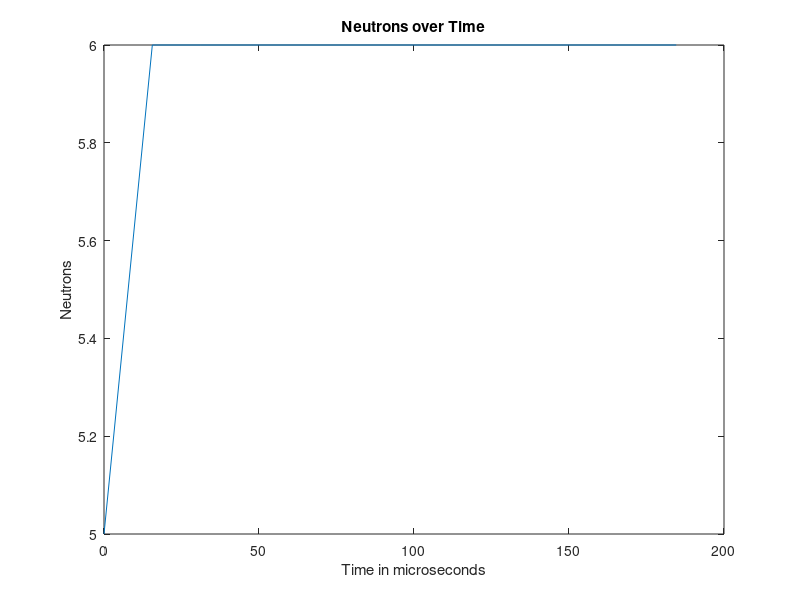

Source code (MATLAB):
%Another try
tic;
ni = input('Enter initial number of neutrons: N(0) = ');
g = input('Enter number of generations = ');
nt = ni; %initially set total neutrons to initial number inputted
t=0;
dn=0;
out = zeros((g*nt),2);
out(1,1)= t;
out(1,2)= dn;
for z=1:g
    for a=1:nt
    x=rand();
    y=rand();
        if (0.81 < x)    %if random # is greater than 0.81 it leaked
            dn = -1 ;   %If leaked total nuetrons-1
            nt=nt+dn;
            t = y * 200;
        end
        out(a,2)=dn;
        out(a,1)=t;
    end               
end
B = sortrows (out, 1); %sort numerically by column one time
out=B;                      %throw out any 0 data
out(any(B==0,2),:) = [];    
A= ni- B;       %I want to preform an operation on column 2 of B (ni-dn)
                                %and have this column be the new 2nd culomn in matrix A
%C= (B(:1)),(A(:2));
C = B(:, 1);
C = A(:, 2);
fileID = fopen('NofTData.txt','w');%write a a text file
fprintf(fileID,'%3f %i\n',B); %3digits past decimal in time integer for n total
fclose(fileID); 
figure;
T=B(:,1);
N=A(:,2);
plot(T,N);
title('Neutrons over Time')
xlabel('Time in microseconds')
ylabel('Neutrons')
C
toc;